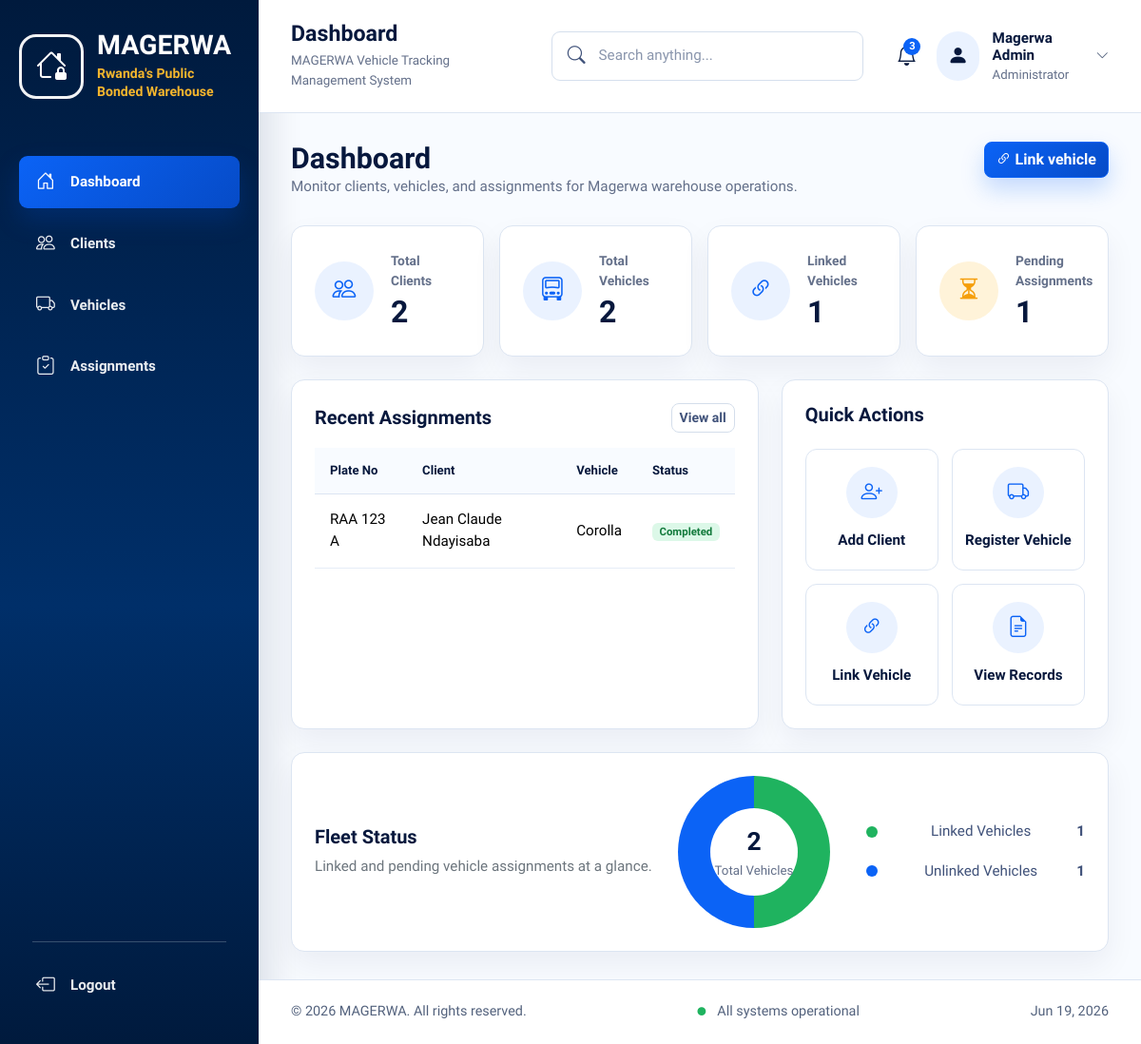
The page /index.php (signed in) on the database its author committed.
### tables this page shows
CREATE TABLE `vehicle_client_links` (
  `id` int(10) unsigned NOT NULL AUTO_INCREMENT,
  `client_id` int(10) unsigned NOT NULL,
  `vehicle_id` int(10) unsigned NOT NULL,
  `plate_number` varchar(30) NOT NULL,
  `linked_by` int(10) unsigned NOT NULL,
  `linked_at` timestamp NOT NULL DEFAULT current_timestamp(),
  PRIMARY KEY (`id`),
  UNIQUE KEY `vehicle_id` (`vehicle_id`),
  UNIQUE KEY `plate_number` (`plate_number`),
  KEY `fk_links_client` (`client_id`),
  KEY `fk_links_admin` (`linked_by`),
  CONSTRAINT `fk_links_admin` FOREIGN KEY (`linked_by`) REFERENCES `admins` (`id`),
  CONSTRAINT `fk_links_client` FOREIGN KEY (`client_id`) REFERENCES `clients` (`id`) ON DELETE CASCADE,
  CONSTRAINT `fk_links_vehicle` FOREIGN KEY (`vehicle_id`) REFERENCES `vehicles` (`id`) ON DELETE CASCADE
);

CREATE TABLE `clients` (
  `id` int(10) unsigned NOT NULL AUTO_INCREMENT,
  `names` varchar(120) NOT NULL,
  `national_id` varchar(30) NOT NULL,
  `telephone` varchar(30) NOT NULL,
  `address` varchar(255) NOT NULL,
  `created_by` int(10) unsigned NOT NULL,
  `created_at` timestamp NOT NULL DEFAULT current_timestamp(),
  PRIMARY KEY (`id`),
  UNIQUE KEY `national_id` (`national_id`),
  KEY `fk_clients_admin` (`created_by`),
  CONSTRAINT `fk_clients_admin` FOREIGN KEY (`created_by`) REFERENCES `admins` (`id`)
);

CREATE TABLE `vehicles` (
  `id` int(10) unsigned NOT NULL AUTO_INCREMENT,
  `chassis_number` varchar(80) NOT NULL,
  `manufacture_company` varchar(120) NOT NULL,
  `manufacture_year` year(4) NOT NULL,
  `price` decimal(15,2) NOT NULL,
  `model_name` varchar(120) NOT NULL,
  `created_by` int(10) unsigned NOT NULL,
  `created_at` timestamp NOT NULL DEFAULT current_timestamp(),
  PRIMARY KEY (`id`),
  UNIQUE KEY `chassis_number` (`chassis_number`),
  KEY `fk_vehicles_admin` (`created_by`),
  CONSTRAINT `fk_vehicles_admin` FOREIGN KEY (`created_by`) REFERENCES `admins` (`id`)
);

### config.php (called while the page is built, shortened)
<?php
function db(): PDO
{
    static $pdo = null;
    if ($pdo instanceof PDO) {
        return $pdo;
    }
    $dsn = 'mysql:host=' . DB_HOST . ';dbname=' . DB_NAME . ';charset=utf8mb4';
    $pdo = new PDO($dsn, DB_USER, DB_PASS, [
        PDO::ATTR_ERRMODE => PDO::ERRMODE_EXCEPTION,
        PDO::ATTR_DEFAULT_FETCH_MODE => PDO::FETCH_ASSOC,
        PDO::ATTR_EMULATE_PREPARES => false,
    ]);
    return $pdo;
}
function e(?string $value): string
{
    return htmlspecialchars((string) $value, ENT_QUOTES, 'UTF-8');
}

### auth.php (called while the page is built, shortened)
<?php
require_once __DIR__ . '/config.php';
function current_admin(): ?array
{
    $stmt = db()->prepare('SELECT id, names, email, phone, national_id, created_at FROM admins WHERE id = ?');
    $stmt->execute([$_SESSION['admin_id']]);
    $admin = $stmt->fetch();
    return $admin ?: null;
}
function require_admin(): array
{
    $admin = current_admin();
    return $admin;
}

### index.php (the view, shortened to what this page needs)
<?php
require_once __DIR__ . '/auth.php';
$admin = require_admin();
$title = 'Dashboard - Magerwa Vehicle Tracking';
$active = 'dashboard';
$clientCount = (int) db()->query('SELECT COUNT(*) FROM clients')->fetchColumn();
$vehicleCount = (int) db()->query('SELECT COUNT(*) FROM vehicles')->fetchColumn();
$linkedCount = (int) db()->query('SELECT COUNT(*) FROM vehicle_client_links')->fetchColumn();
$unlinkedCount = (int) db()->query('SELECT COUNT(*) FROM vehicles v LEFT JOIN vehicle_client_links l ON l.vehicle_id = v.id WHERE l.id IS NULL')->fetchColumn();
$recent = db()->query(
    'SELECT l.plate_number, l.linked_at, c.names AS client_name, v.chassis_number, v.model_name
     FROM vehicle_client_links l
     JOIN clients c ON c.id = l.client_id
     JOIN vehicles v ON v.id = l.vehicle_id
     ORDER BY l.linked_at DESC
     LIMIT 6'
)->fetchAll();
require __DIR__ . '/includes/header.php';
?>
<section class="page-heading">
    <div>
        <h1 class="page-title">Dashboard</h1>
        <p class="mb-0">Monitor clients, vehicles, and assignments for Magerwa warehouse operations.</p>
    </div>
    <a href="link_vehicle.php" class="btn btn-primary"><i class="bi bi-link-45deg me-1"></i>Link vehicle</a>
</section>
<div class="row g-3 mb-4">
    <div class="col-sm-6 col-xl-3">
        <div class="stat-card">
            <div class="stat-icon stat-blue"><i class="bi bi-people"></i></div>
            <div>
                <div class="stat-label">Total Clients</div>
                <div class="stat-value"><?= $clientCount ?></div>
            </div>
        </div>
    </div>
    <div class="col-sm-6 col-xl-3">
        <div class="stat-card">
            <div class="stat-icon stat-blue"><i class="bi bi-truck-front"></i></div>
            <div>
                <div class="stat-label">Total Vehicles</div>
                <div class="stat-value"><?= $vehicleCount ?></div>
            </div>
        </div>
    </div>
    <div class="col-sm-6 col-xl-3">
        <div class="stat-card">
            <div class="stat-icon stat-blue"><i class="bi bi-link-45deg"></i></div>
            <div>
                <div class="stat-label">Linked Vehicles</div>
                <div class="stat-value"><?= $linkedCount ?></div>
            </div>
        </div>
    </div>
    <div class="col-sm-6 col-xl-3">
        <div class="stat-card">
            <div class="stat-icon stat-amber"><i class="bi bi-hourglass-split"></i></div>
            <div>
                <div class="stat-label">Pending Assignments</div>
                <div class="stat-value"><?= $unlinkedCount ?></div>
            </div>
        </div>
    </div>
</div>
<div class="row g-4">
    <div class="col-xl-7">
        <section class="content-panel p-3 p-lg-4 h-100">
            <div class="d-flex justify-content-between align-items-center mb-3">
                <h2 class="h5 mb-0">Recent Assignments</h2>
                <a href="link_vehicle.php" class="btn btn-outline-secondary btn-sm">View all</a>
            </div>
            <div class="table-responsive">
                <table class="table table-hover align-middle">
                    <thead>
                    <tr>
                        <th>Plate No</th>
                        <th>Client</th>
                        <th>Vehicle</th>
                        <th>Status</th>
                    </tr>
                    </thead>
                    <tbody>
                    <?php foreach ($recent as $row): ?>
                        <tr>
                            <td><?= e($row['plate_number']) ?></td>
                            <td><?= e($row['client_name']) ?></td>
                            <td><?= e($row['model_name']) ?></td>
                            <td><span class="badge text-bg-success">Completed</span></td>
                        </tr>
                    <?php endforeach; ?>
                    </tbody>
                </table>
            </div>
        </section>
    </div>
    <div class="col-xl-5">
        <section class="content-panel p-3 p-lg-4 h-100">
            <h2 class="h5 mb-4">Quick Actions</h2>
            <div class="quick-actions">
                <a href="clients.php"><span><i class="bi bi-person-plus"></i></span>Add Client</a>
                <a href="vehicles.php"><span><i class="bi bi-truck"></i></span>Register Vehicle</a>
                <a href="link_vehicle.php"><span><i class="bi bi-link-45deg"></i></span>Link Vehicle</a>
                <a href="link_vehicle.php"><span><i class="bi bi-file-earmark-text"></i></span>View Records</a>
            </div>
        </section>
    </div>
    <div class="col-xl-12">
        <section class="content-panel p-3 p-lg-4">
            <div class="d-flex flex-column flex-lg-row align-items-lg-center gap-4">
                <div>
                    <h2 class="h5 mb-2">Fleet Status</h2>
                    <p class="text-secondary mb-0">Linked and pending vehicle assignments at a glance.</p>
                </div>
                <div class="fleet-summary ms-lg-auto">
                    <div class="donut" style="--linked: <?= $vehicleCount > 0 ? (int) round(($linkedCount / max(1, $vehicleCount)) * 100) : 0 ?>;">
                        <span><?= $vehicleCount ?></span>
                        <small>Total Vehicles</small>
                    </div>
                    <div class="fleet-legend">
                        <span><i class="legend-dot linked"></i>Linked Vehicles <strong><?= $linkedCount ?></strong></span>
                        <span><i class="legend-dot pending"></i>Unlinked Vehicles <strong><?= $unlinkedCount ?></strong></span>
                    </div>
                </div>
            </div>
        </section>
    </div>
</div>
<?php require __DIR__ . '/includes/footer.php'; ?>

### includes/header.php (shortened to what this page needs)
<?php
$admin = $admin ?? current_admin();
$active = $active ?? '';
$pageHeading = trim(explode('-', $title ?? 'Dashboard')[0]);
?>
<!doctype html>
<html lang="en">
<head>
    <link href="https://cdn.jsdelivr.net/npm/bootstrap@5.3.3/dist/css/bootstrap.min.css" rel="stylesheet">
    <link href="https://cdn.jsdelivr.net/npm/bootstrap-icons@1.11.3/font/bootstrap-icons.css" rel="stylesheet">
    <link href="assets/css/style.css" rel="stylesheet">
</head>
<body>
<div class="app-shell">
    <aside class="sidebar">
        <a class="sidebar-brand" href="index.php">
            <span class="brand-mark"><i class="bi bi-house-lock"></i></span>
            <span>
                <span class="brand-name">MAGERWA</span>
                <span class="brand-subtitle">Rwanda's Public<br>Bonded Warehouse</span>
            </span>
        </a>
        <nav class="nav flex-column sidebar-nav">
            <a class="nav-link <?= $active === 'dashboard' ? 'active' : '' ?>" href="index.php"><i class="bi bi-house-door"></i>Dashboard</a>
            <a class="nav-link <?= $active === 'clients' ? 'active' : '' ?>" href="clients.php"><i class="bi bi-people"></i>Clients</a>
            <a class="nav-link <?= $active === 'vehicles' ? 'active' : '' ?>" href="vehicles.php"><i class="bi bi-truck"></i>Vehicles</a>
            <a class="nav-link <?= $active === 'links' ? 'active' : '' ?>" href="link_vehicle.php"><i class="bi bi-clipboard-check"></i>Assignments</a>
        </nav>
        <div class="sidebar-divider"></div>
        <a class="nav-link logout-link" href="logout.php"><i class="bi bi-box-arrow-left"></i>Logout</a>
    </aside>
    <div class="main-area">
        <nav class="topbar">
            <div class="topbar-title">
                <h1><?= e($pageHeading) ?></h1>
                <span>MAGERWA Vehicle Tracking Management System</span>
            </div>
            <div class="topbar-search">
                <i class="bi bi-search"></i>
                <input type="search" placeholder="Search anything..." aria-label="Search">
            </div>
            <div class="topbar-actions">
                <span class="notification-icon"><i class="bi bi-bell"></i><span>3</span></span>
                <span class="admin-avatar"><i class="bi bi-person-fill"></i></span>
                <span class="admin-meta d-none d-sm-block">
                    <strong><?= e($admin['names'] ?? 'Admin User') ?></strong>
                    <small>Administrator</small>
                </span>
                <i class="bi bi-chevron-down admin-chevron d-none d-md-inline"></i>
            </div>
        </nav>
        <main class="main-content">

### rows shown on the page
vehicle_client_links: plate_number "RAA 123 A", client.names "Jean Claude Ndayisaba", vehicle.model_name "Corolla"

### other values the page prints
$pageHeading "Dashboard"
$admin['names'] "Magerwa Admin"
$clientCount "2"
$vehicleCount "2"
$linkedCount "1"
$unlinkedCount "1"
